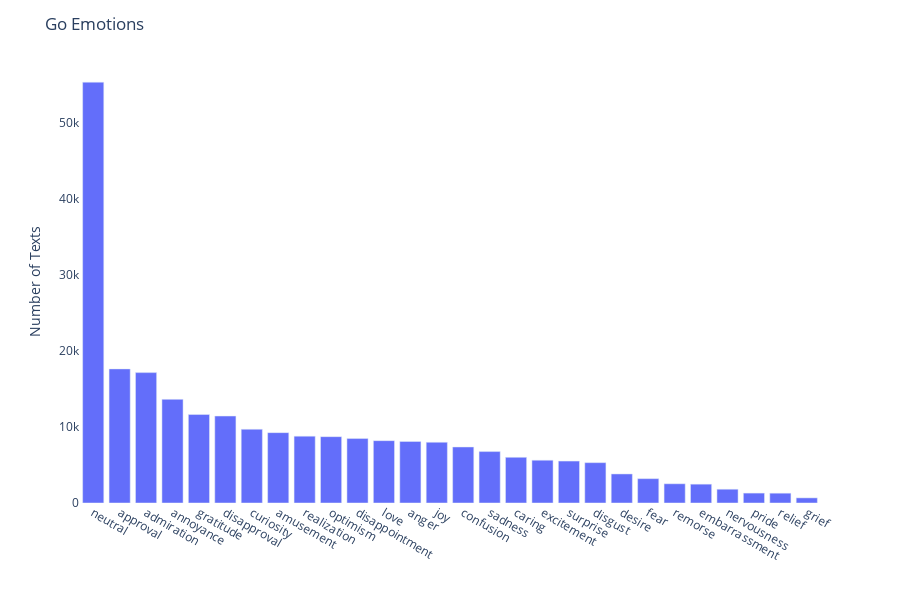

Write notebook code for a chart like this one.
### Code cell
import plotly.express as px

emotion_counts = {}
for c in emotions:
    emotion_counts[c]  = df[c].value_counts().to_dict()[1]
emotion_counts = dict(sorted(emotion_counts.items(), key=lambda item: item[1], reverse=True))

    
fig = px.bar(x=list(emotion_counts.keys()), y=list(emotion_counts.values()))
fig.update_layout(title = 'Go Emotions', height = 600, xaxis_title="", yaxis_title="Number of Texts", plot_bgcolor='#fff')
fig.show()

### Figure 1 — Plotly figure (JSON) as saved in the notebook; plotly's stock layout.template omitted (floating-point values rounded to 4 significant figures)
{"data": [{"alignmentgroup": "True", "hovertemplate": "x=%{x}<br>y=%{y}<extra></extra>", "legendgroup": "", "marker": {"color": "#636efa", "pattern": {"shape": ""}}, "name": "", "offsetgroup": "", "orientation": "v", "showlegend": false, "textposition": "auto", "type": "bar", "x": ["neutral", "approval", "admiration", "annoyance", "gratitude", "disapproval", "curiosity", "amusement", "realization", "optimism", "disappointment", "love", "anger", "joy", "confusion", "sadness", "caring", "excitement", "surprise", "disgust", "desire", "fear", "remorse", "embarrassment", "nervousness", "pride", "relief", "grief"], "xaxis": "x", "y": [55298, 17620, 17131, 13618, 11625, 11424, 9692, 9245, 8785, 8715, 8469, 8191, 8084, 7983, 7359, 6758, 5999, 5629, 5514, 5301, 3817, 3197, 2525, 2476, 1810, 1302, 1289, 673], "yaxis": "y"}], "layout": {"barmode": "relative", "height": 600, "legend": {"tracegroupgap": 0}, "margin": {"t": 60}, "plot_bgcolor": "#fff", "title": {"text": "Go Emotions"}, "xaxis": {"anchor": "y", "domain": [0, 1], "title": {"text": ""}}, "yaxis": {"anchor": "x", "domain": [0, 1], "title": {"text": "Number of Texts"}}}}
